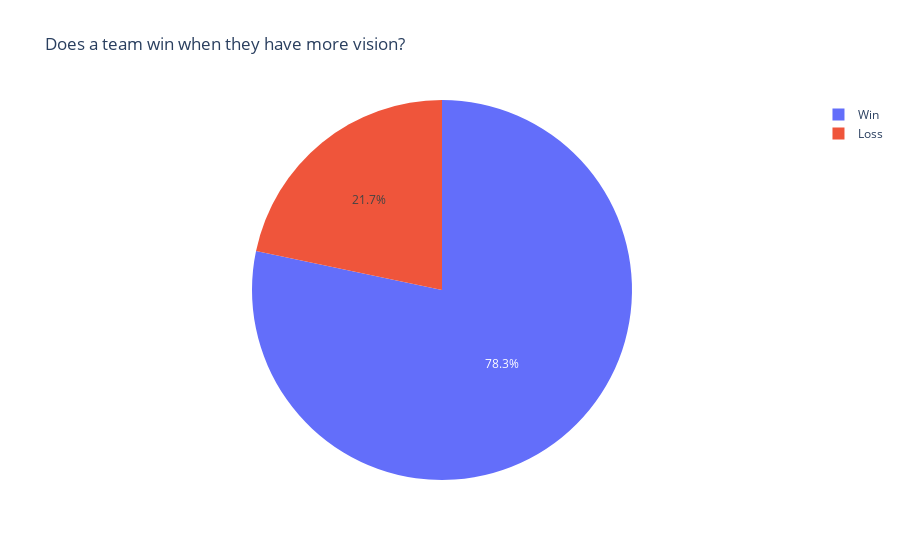

Notebook code for this chart:
### Code cell
wins_df = team_vision_data[team_vision_data["more_vision"] == 1]


counts = wins_df["result"].value_counts()

labelling = {True: "Win", False: "Loss"}  


new_index = []
for i in counts.index:
    if isinstance(i, bool):
        new_index.append(labelling[i])
    else:
        new_index.append(i)

counts.index = new_index



biv1 = px.pie(values=counts.values, names=counts.index, title="Does a team win when they have more vision?")

biv1.show()

### Figure 1 — Plotly figure (JSON) as saved in the notebook; plotly's stock layout.template omitted (floating-point values rounded to 4 significant figures)
{"data": [{"domain": {"x": [0, 1], "y": [0, 1]}, "hovertemplate": "label=%{label}<br>value=%{value}<extra></extra>", "labels": ["Win", "Loss"], "legendgroup": "", "name": "", "showlegend": true, "type": "pie", "values": [51854, 14379]}], "layout": {"legend": {"tracegroupgap": 0}, "title": {"text": "Does a team win when they have more vision?"}}}
